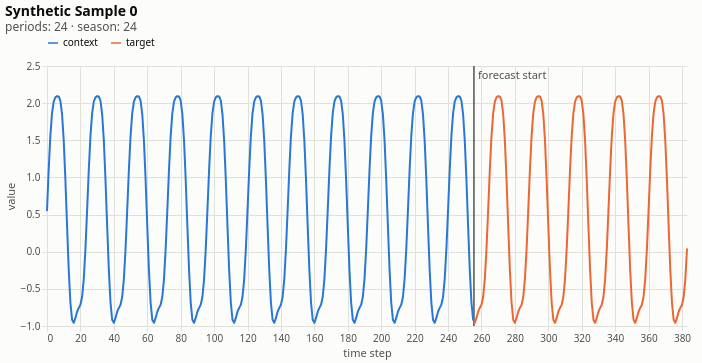

Source (notebook cell):
### Code cell
sample_to_plot = 0
plot_sample(samples_synthetic[sample_to_plot], title=f"Synthetic Sample {sample_to_plot}")

### Figure 1 — Vega-Lite specification as saved in the notebook (floating-point values rounded to 4 significant figures; data arrays with more than 128 entries replaced by an {"elided": "..."} marker saying what was removed)
{"config": {"view": {"continuousWidth": 300, "continuousHeight": 300, "stroke": null}, "axis": {"domainColor": "#e1e0d9", "gridColor": "#e1e0d9", "gridWidth": 1, "labelColor": "#52514e", "tickColor": "#e1e0d9", "titleColor": "#52514e", "titleFontWeight": "normal"}, "background": "#fcfcfb", "font": "system-ui, sans-serif", "header": {"labelColor": "#52514e", "titleColor": "#52514e", "titleFontWeight": "normal"}, "legend": {"labelColor": "#0b0b0b"}, "title": {"color": "#0b0b0b", "fontSize": 14, "subtitleColor": "#52514e"}}, "layer": [{"data": {"name": "data-5dbc95b91b1c7f4cc8ac1559b1375011"}, "mark": {"type": "rule", "strokeWidth": 1.5}, "encoding": {"color": {"field": "color", "scale": null, "type": "nominal"}, "tooltip": [{"field": "label", "title": "event", "type": "nominal"}], "x": {"field": "t", "type": "quantitative"}}}, {"data": {"name": "data-49615161a98efee9d4b9fe01c99effce"}, "mark": {"type": "point", "clip": false, "filled": true, "opacity": 1, "size": 80, "stroke": "#fcfcfb", "strokeWidth": 2}, "encoding": {"color": {"field": "segment", "legend": {"direction": "horizontal", "orient": "top", "symbolType": "stroke"}, "scale": {"domain": ["context", "target"], "range": ["#2a78d6", "#eb6834"]}, "title": null, "type": "nominal"}, "x": {"field": "t", "scale": {"domain": [0, 383], "nice": false}, "title": "time step", "type": "quantitative"}, "y": {"field": "value", "type": "quantitative"}}, "transform": [{"filter": "datum.spike"}, {"calculate": "'spike'", "as": "segment"}]}, {"data": {"name": "data-49615161a98efee9d4b9fe01c99effce"}, "mark": {"type": "line", "clip": false, "strokeCap": "round", "strokeJoin": "round", "strokeWidth": 2}, "encoding": {"color": {"field": "segment", "legend": {"direction": "horizontal", "orient": "top", "symbolType": "stroke"}, "scale": {"domain": ["context", "target"], "range": ["#2a78d6", "#eb6834"]}, "title": null, "type": "nominal"}, "x": {"field": "t", "scale": {"domain": [0, 383], "nice": false}, "title": "time step", "type": "quantitative"}, "y": {"field": "value", "title": "value", "type": "quantitative"}}}, {"data": {"name": "data-49615161a98efee9d4b9fe01c99effce"}, "mark": {"type": "rule", "color": "#8a8984", "strokeWidth": 1}, "encoding": {"opacity": {"condition": {"param": "param_2425ffc4a6c0f0b0", "value": 1, "empty": false}, "value": 0}, "x": {"field": "t", "scale": {"domain": [0, 383], "nice": false}, "title": "time step", "type": "quantitative"}}}, {"data": {"name": "data-49615161a98efee9d4b9fe01c99effce"}, "mark": {"type": "point", "clip": false, "filled": true, "opacity": 1, "size": 80, "stroke": "#fcfcfb", "strokeWidth": 2}, "encoding": {"color": {"field": "segment", "legend": {"direction": "horizontal", "orient": "top", "symbolType": "stroke"}, "scale": {"domain": ["context", "target"], "range": ["#2a78d6", "#eb6834"]}, "title": null, "type": "nominal"}, "x": {"field": "t", "scale": {"domain": [0, 383], "nice": false}, "title": "time step", "type": "quantitative"}, "y": {"field": "value", "type": "quantitative"}}, "transform": [{"filter": {"param": "param_2425ffc4a6c0f0b0", "empty": false}}]}, {"data": {"name": "data-49615161a98efee9d4b9fe01c99effce"}, "mark": {"type": "point", "clip": false, "opacity": 0, "size": 400}, "encoding": {"tooltip": [{"field": "t", "title": "t", "type": "quantitative"}, {"field": "segment", "title": "segment", "type": "nominal"}, {"field": "value", "format": ".3f", "title": "value", "type": "quantitative"}, {"field": "spike", "title": "spike", "type": "nominal"}], "x": {"field": "t", "scale": {"domain": [0, 383], "nice": false}, "title": "time step", "type": "quantitative"}, "y": {"field": "value", "type": "quantitative"}}, "name": "view_450d052e4a9ffb2f_5"}, {"data": {"name": "data-5dbc95b91b1c7f4cc8ac1559b1375011"}, "mark": {"type": "text", "align": "left", "baseline": "top", "dx": 4, "fontSize": 11}, "encoding": {"color": {"field": "color", "scale": null, "type": "nominal"}, "text": {"field": "label", "type": "nominal"}, "x": {"field": "t", "type": "quantitative"}, "y": {"field": "y", "scale": null, "type": "quantitative"}}}], "height": 260, "params": [{"name": "param_2425ffc4a6c0f0b0", "select": {"type": "point", "clear": "pointerout", "fields": ["t"], "nearest": true, "on": "pointerover"}, "views": ["view_450d052e4a9ffb2f_5"]}], "title": {"text": "Synthetic Sample 0", "anchor": "start", "subtitle": "periods: 24 · season: 24"}, "width": 640, "$schema": "https://vega.github.io/schema/vega-lite/v6.4.1.json", "datasets": {"data-5dbc95b91b1c7f4cc8ac1559b1375011": [{"t": 255.5, "label": "forecast start", "color": "#52514e", "y": 4}], "data-49615161a98efee9d4b9fe01c99effce": {"elided": "384 records"}}}
